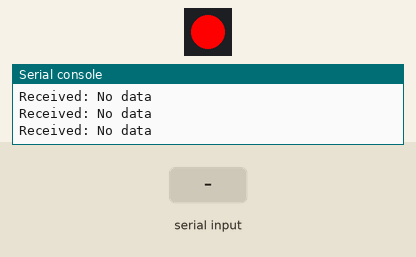
This program was run on a simulated Raspberry Pi Pico running MicroPython. On the bench: 1 RGB LEDs in strip order, left to right, the last lines printed to the serial console. The inputs (shaded band) are chosen by the test bench.

Above: at 1.2 s.
1.3 s: "1\n" received over the second serial link
At 1.35 s:
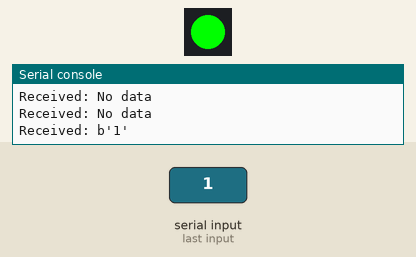
Timing chart, 0 to 4.3 s (numbered marks = the images above; inputs shaded):
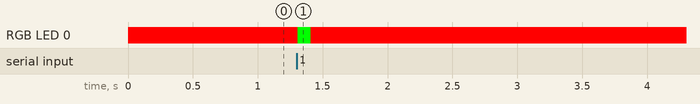

The program:

SRX8823_data_Receiver.py
```python
import machine
import time
import neopixel

RX_PIN = machine.Pin(13)  # Receive pin (connected to the receiver module)
pixel_pin = 16
pixel = neopixel.NeoPixel(machine.Pin(pixel_pin), 1)

# Initialize UART
uart = machine.UART(0, baudrate=2400, rx=RX_PIN)

# Function to receive data
def receive_data():
    if uart.any():
        pixel[0] = (0,255,0)
        pixel.write()
        return uart.readline()
    else:
        pixel[0] = (255,0,0)
        pixel.write()
        return "No data"

while True:
	received_data = receive_data()
    	if received_data:
        	print("Received:", received_data.strip())  # Print the received data
    	time.sleep(0.1)  # Add a small delay to reduce CPU usage
```

Measured:
- after the input at 1.3 s, RGB LED 0: RGB(255, 0, 0) → RGB(0, 255, 0) at once, → RGB(255, 0, 0) 0.10 s later
